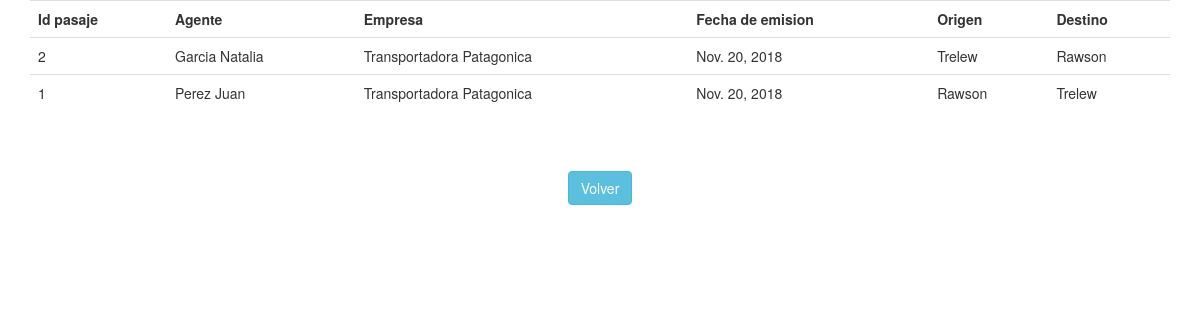
/pasajes/pasaje, run on an earlier commit of the app's database.
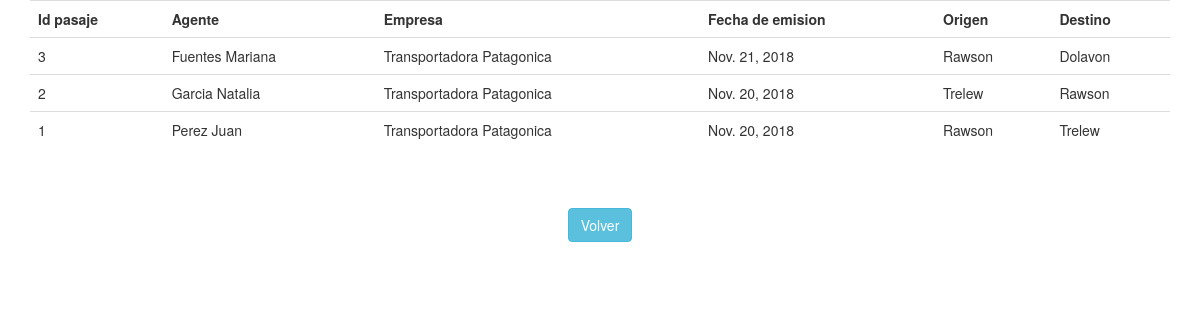
And on a later commit of the database.
### pasajes/models.py (models this page shows, shortened)
class Pasaje(models.Model):
	id=models.AutoField(unique=True,primary_key=True)
	id_agente=models.ForeignKey(Agente, on_delete=models.CASCADE)
	id_empresa=models.ForeignKey(Empresa, on_delete=models.CASCADE)
	fecha_emision=models.DateField()
	origen=models.CharField(max_length=200)
	destino=models.CharField(max_length=200)

class Agente(models.Model):
	id=models.AutoField(unique=True,primary_key=True)
	nombre=models.CharField(max_length=200)
	apellido=models.CharField(max_length=200)
	documento=models.IntegerField(unique=True)
	fecha_nacimiento=models.DateField()
	id_localidad=models.ForeignKey(Localidad, on_delete=models.CASCADE)

class Empresa(models.Model):
	id=models.AutoField(unique=True,primary_key=True)
	id_localidad=models.ForeignKey(Localidad, on_delete=models.CASCADE)
	cuit=models.IntegerField(unique=True)
	nombre=models.CharField(max_length=200)

### pasajes/views.py (the view)
# urls.py: path('pasaje', views.indexPasajeView, name='pasaje'),
def indexPasajeView(request):
	pasajes=Pasaje.objects.all().order_by('-id')
	context={
		'pasajes':pasajes,
	}
	return render(request, 'indexPasaje.html', context)

### pasajes/templates/indexPasaje.html
{% extends "plantillaBase.html" %}
{% block contenido %}
	{% if pasajes %}
	<table class="table table-hover">
		<tr>
			<th>Id pasaje</th>
			<th>Agente</th>
			<th>Empresa</th>
			<th>Fecha de emision</th>
			<th>Origen</th>
			<th>Destino</th>
		</tr>
	    {% for pasaje in pasajes %}
	    	<tr>
	        	<td>{{ pasaje.id }}</td>
	        	<td>{{ pasaje.id_agente.apellido }} {{ pasaje.id_agente.nombre }}</td>
	        	<td>{{ pasaje.id_empresa.nombre }}</td>
	        	<td>{{ pasaje.fecha_emision }}</td>
	        	<td>{{ pasaje.origen }}</td>
	        	<td>{{ pasaje.destino }}</td>
	    	</tr>
	    {% endfor %}
	</table>
{% else %}
    <p>No hay pasajes a mostrar</p>
{% endif %}
			<br><br>
    		<center><a href="{% url 'index' %}"  class="btn btn-info">Volver</a></center>
{% endblock %}

What changed in the data, as far as the page shows it:
added Pasaje: id "3", id_agente.apellido "Fuentes", id_agente.nombre "Mariana", id_empresa.nombre "Transportadora Patagonica", fecha_emision "Nov. 21, 2018", origen "Rawson", destino "Dolavon"
